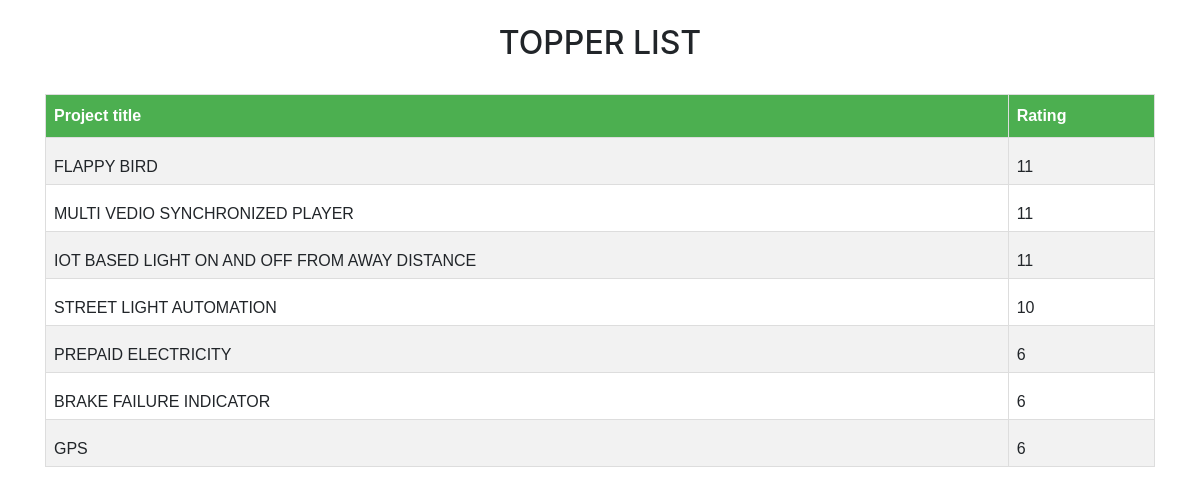
Screenshot of /topper.php with the database file from the repository.
### tables this page shows
CREATE TABLE `project` (
  `pid` int(30) NOT NULL,
  `ptitle` text NOT NULL,
  `team_leader` char(30) NOT NULL,
  `member1` char(30) NOT NULL,
  `member2` char(30) NOT NULL,
  `member3` char(30) NOT NULL
);

CREATE TABLE `topper` (
  `pid` int(5) NOT NULL,
  `total_rate` int(10) NOT NULL
);

### topper.php (the view, shortened to what this page needs)
<html>
<head>
<link rel="stylesheet" href="v4bootstrap.min.css" >
<link rel="stylesheet" href="all.css" >
</head>
<body>
<center>
<div class="container">
		<h2>TOPPER LIST</h2>
		<table id="customers" class="table table-bordered" style="min-width:50px;" align="center">
			<tr>
			<th>Project title</th>
			<th>Rating</th>
			</tr>
<?php
include("dbcon.php");
if($con)
{
	$sql="SELECT * FROM project INNER JOIN topper ON topper.pid=project.pid ORDER BY total_rate DESC";
	if($result=mysqli_query($con,$sql))
	{
		while($row = mysqli_fetch_assoc($result))
		{?>
			<tr><td><?php echo $row['ptitle']; ?> </td><td><?php echo $row['total_rate']; ?> </td>
			<?php
		}?>
		</tr>
		<?php
	}
}
else
	echo "Connection error";
?>
</div>
</center>
</body>
</html>

### topper.php (style rules this page uses)
#customers { font-family: "Trebuchet MS", Arial, Helvetica, sans-serif; border-collapse: collapse; width: 100%; }
#customers td, #customers th { border: 1px solid #ddd; padding: 8px; }
#customers tr:nth-child(even) { background-color: #f2f2f2; }
#customers th { padding-top: 12px; padding-bottom: 12px; text-align: left; background-color: #4CAF50; color: white; }
#customers td { padding-top: 20px; }

### rows the page displays
project: ptitle "FLAPPY BIRD", topper.total_rate "11"
project: ptitle "MULTI VEDIO SYNCHRONIZED PLAYER", topper.total_rate "11"
project: ptitle "IOT BASED LIGHT ON AND OFF FROM AWAY DISTANCE", topper.total_rate "11"
project: ptitle "STREET LIGHT AUTOMATION", topper.total_rate "10"
project: ptitle "PREPAID ELECTRICITY", topper.total_rate "6"
project: ptitle "BRAKE FAILURE INDICATOR", topper.total_rate "6"
project: ptitle "GPS", topper.total_rate "6"
